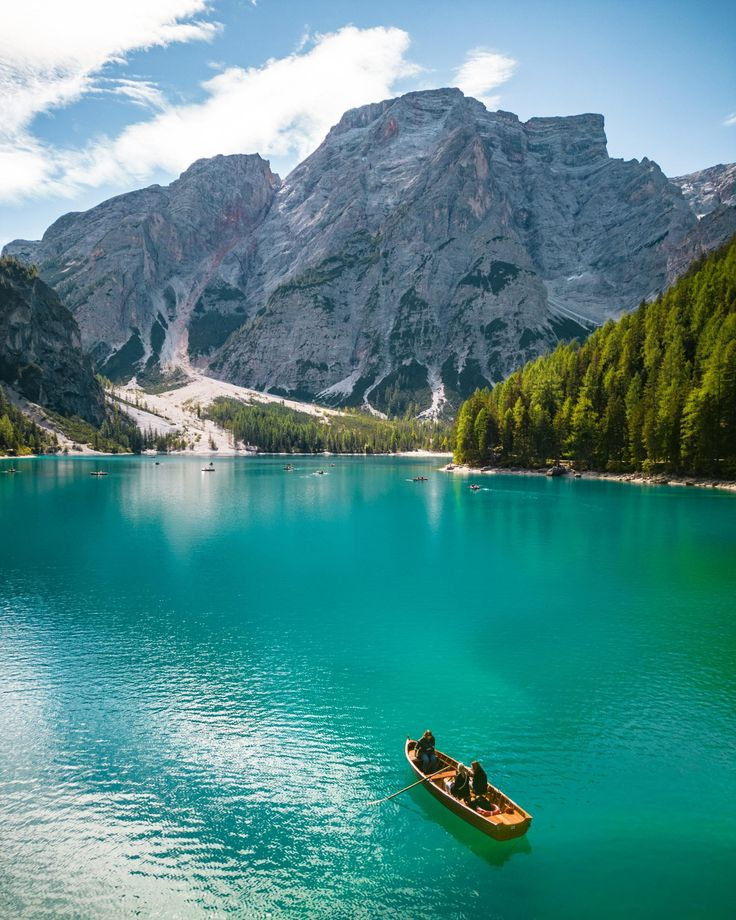
#> input picture Trash_floaters_exist_classify/no_floaters/no_floaters_0002.jpg, 736 x 920 px
$ python cropping.py
#> lines starting #> are read from the running program, lines starting #| are printed output that depends on the picture; after the words box and inside, x2 and y2 are one past the last pixel; in counts of white or black regions, pixels touching at a corner belong together
import cv2
import numpy as np
import os
import time

def get_center_water_mask(binary, center_ratio=0.4):
    """从 OTSU 二值图中提取位于图像中央的连通域作为水面掩膜"""
    h, w = binary.shape
    num_labels, labels, stats, centroids = cv2.connectedComponentsWithStats(binary, connectivity=8)

    center_x1 = int(w * (1 - center_ratio) / 2)
    center_y1 = int(h * (1 - center_ratio) / 2)
    center_x2 = w - center_x1
    center_y2 = h - center_y1

    mask = np.zeros_like(binary)
    for label in range(1, num_labels):
        cx, cy = centroids[label]
        if center_x1 < cx < center_x2 and center_y1 < cy < center_y2:
            mask[labels == label] = 255
    return mask

def process_one_image(input_path, output_path, center_ratio=0.4, kernel_size=5, max_pixel_limit=3000000):
    """
    处理单张图像
    max_pixel_limit: 如果图像总像素超过此值，先缩小到该限制内再处理
    """
    img = cv2.imread(input_path)
    if img is None:
        print(f"无法读取图像: {input_path}")
        return False

    h, w = img.shape[:2]
    total_pixels = h * w
    scale = 1.0
    if total_pixels > max_pixel_limit:
        scale = (max_pixel_limit / total_pixels) ** 0.5
        new_w = int(w * scale)
        new_h = int(h * scale)
        img = cv2.resize(img, (new_w, new_h), interpolation=cv2.INTER_AREA)
        print(f"  大图缩放: {w}x{h} -> {new_w}x{new_h} (缩放因子 {scale:.2f})")

    gray = cv2.cvtColor(img, cv2.COLOR_BGR2GRAY)
    ret, binary_otsu = cv2.threshold(gray, 0, 255, cv2.THRESH_BINARY + cv2.THRESH_OTSU)
    print(f"OTSU threshold = {ret} for {os.path.basename(input_path)}")

    water_mask = get_center_water_mask(binary_otsu, center_ratio)
    kernel = np.ones((kernel_size, kernel_size), np.uint8)
    water_mask = cv2.morphologyEx(water_mask, cv2.MORPH_CLOSE, kernel)

    if scale != 1.0:
        water_mask = cv2.resize(water_mask, (w, h), interpolation=cv2.INTER_NEAREST)
        gray = cv2.cvtColor(cv2.imread(input_path), cv2.COLOR_BGR2GRAY)

    water_gray = cv2.bitwise_and(gray, gray, mask=water_mask)
    cv2.imwrite(output_path, water_gray)
    print(f"已保存: {output_path}")
    return True

def batch_process(input_dir, output_dir, center_ratio=0.4, kernel_size=5, extensions=('.jpg', '.jpeg', '.png', '.bmp', '.tif'), timer_enabled=False):
    """
    批量处理
    timer_enabled: 是否开启计时器，统计处理数量和平均耗时
    """
    os.makedirs(output_dir, exist_ok=True)

    if timer_enabled:
        total_start = time.time()
        processed_count = 0

    for filename in os.listdir(input_dir):
        if filename.lower().endswith(extensions):
            input_path = os.path.join(input_dir, filename)
            output_path = os.path.join(output_dir, os.path.splitext(filename)[0] + "_cropping" + os.path.splitext(filename)[1])
            success = process_one_image(input_path, output_path, center_ratio, kernel_size)
#> in process_one_image, img is the input picture: shape (920, 736, 3); mean B, G, R 140.8, 140.4, 81.6
#> in process_one_image, `gray = cv2.cvtColor(img, cv2.COLOR_BGR2GRAY)`:
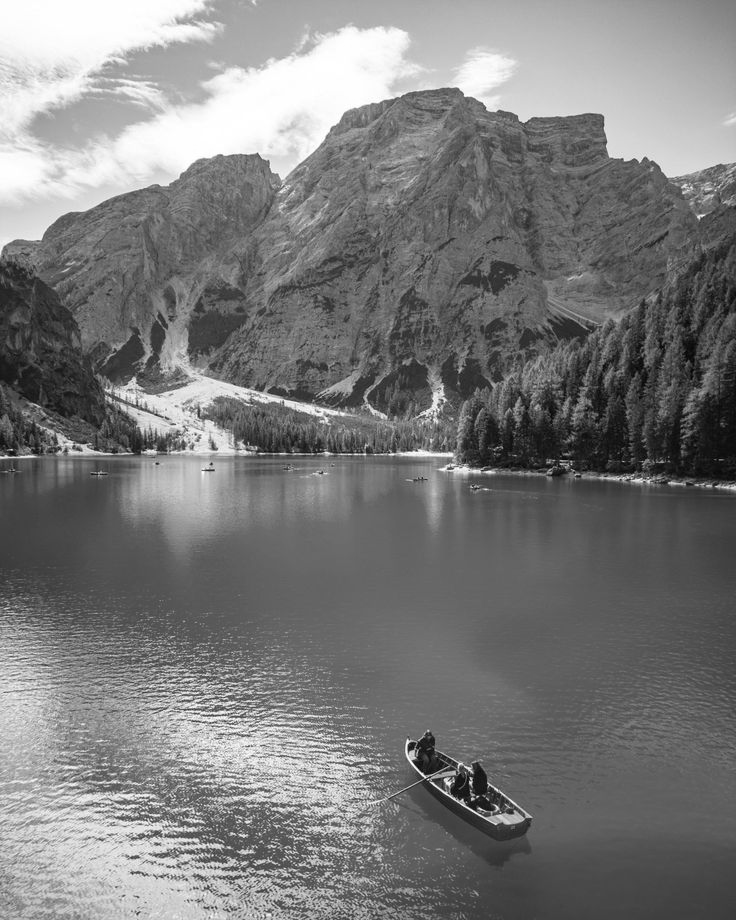
#> gray: shape (920, 736); min 2, max 255, mean 122.9
#> in process_one_image, `ret, binary_otsu = cv2.threshold(gray, 0, 255, cv2.THRESH_BINARY + cv2..`:
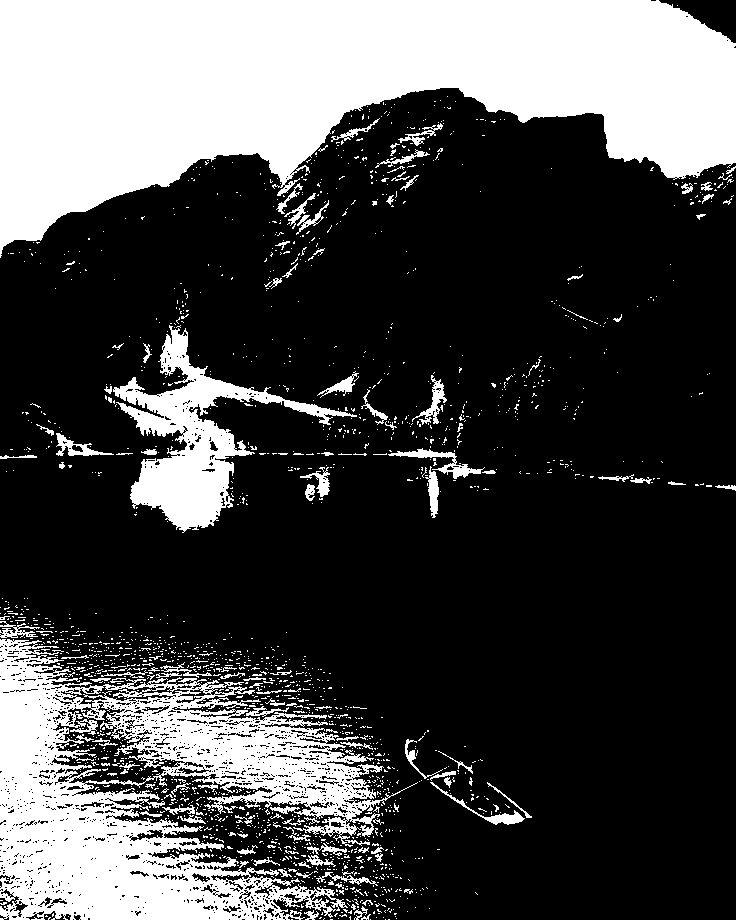
#> binary_otsu: shape (920, 736); 28.8% white; 1954 white regions (1829 under 20 px), largest, box (x1, y1, x2, y2) and area: (0, 0, 736, 258) 111732, (0, 639, 418, 920) 53986, (113, 325, 357, 533) 13143
#> in process_one_image, `ret, binary_otsu = cv2.threshold(gray, 0, 255, cv2.THRESH_BINARY + cv2..`: ret = 145
#| OTSU threshold = 145.0 for no_floaters_0002.jpg
#> in get_center_water_mask, `num_labels, labels, stats, centroids = cv2.connectedComponentsWithStat..`:
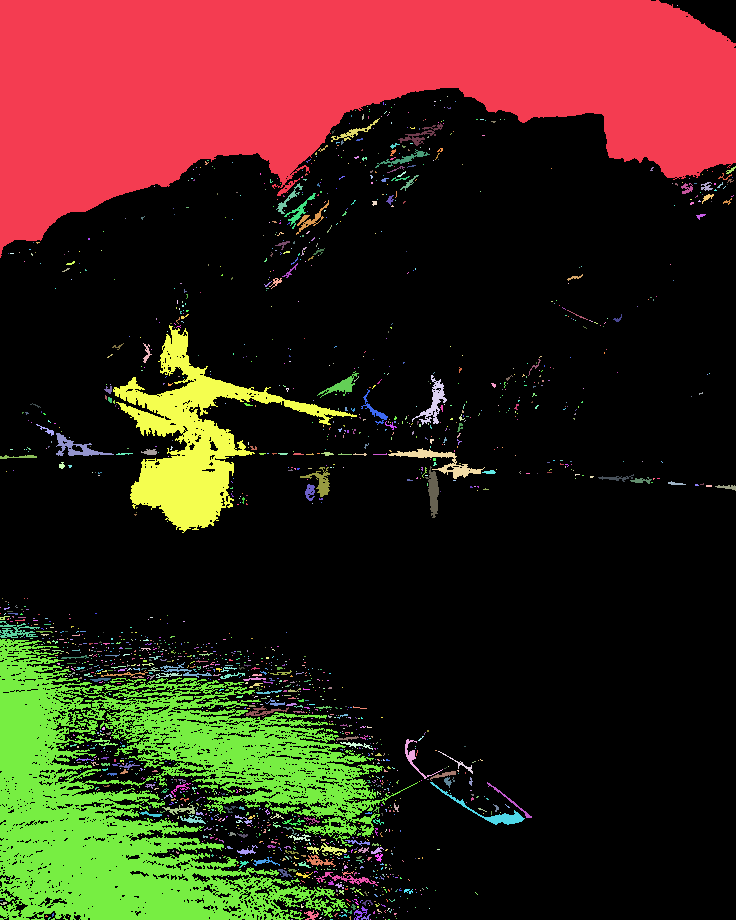
#> labels: shape (920, 736) int32; 1955 distinct labels, from 0 to 1954; one colour per label, 0 black
#> in get_center_water_mask, `num_labels, labels, stats, centroids = cv2.connectedComponentsWithStat..`: num_labels = 1955; stats = 1955 rows, first 6: [0, 0, 736, 920, 482010], [0, 0, 736, 258, 111732], [677, 5, 1, 1, 1], [447, 96, 1, 1, 1], [434, 101, 2, 1, 2], [440, 100, 1, 1, 1]; centroids = 1955 pairs, first value 0 to 732, second value 5 to 919
#> the loop in get_center_water_mask, `for label in range(1, num_labels):` made 1954 passes
#> (cx, cy) on passes 1 to 3: (328, 83.53), (677, 5), (447, 96)
#> after the loop in get_center_water_mask, `for label in range(1, num_labels):`:
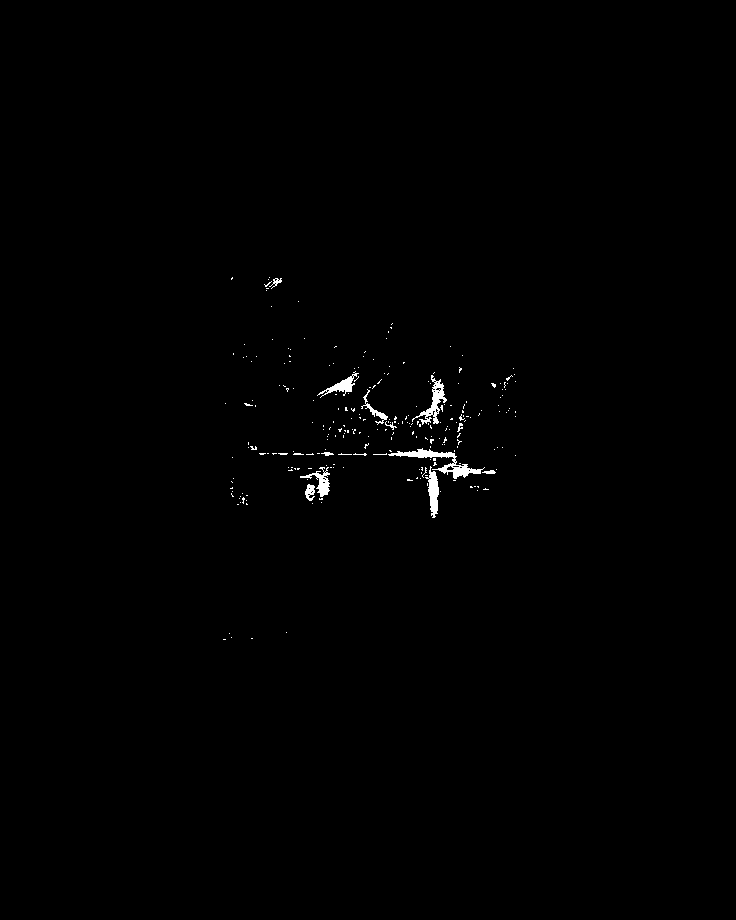
#> mask: shape (920, 736); 0.5% white; 248 white regions (236 under 20 px), largest, box (x1, y1, x2, y2) and area: (388, 448, 485, 479) 696, (412, 375, 447, 425) 466, (425, 466, 439, 518) 376
#> in process_one_image, `water_mask = cv2.morphologyEx(water_mask, cv2.MORPH_CLOSE, kernel)`:
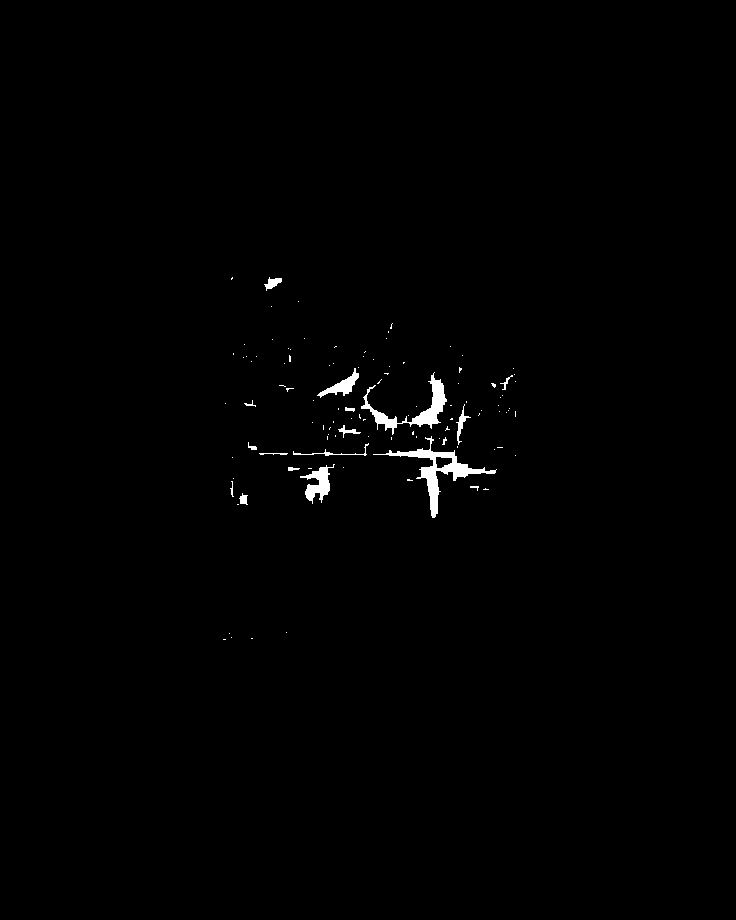
#> water_mask: shape (920, 736); 0.69% white; 107 white regions (90 under 20 px), largest, box (x1, y1, x2, y2) and area: (373, 436, 497, 518) 1497, (361, 372, 447, 435) 1154, (300, 464, 335, 504) 566
            if timer_enabled and success:
                processed_count += 1

    if timer_enabled:
        total_elapsed = time.time() - total_start
        avg_time = total_elapsed / processed_count if processed_count > 0 else 0
        print("\n========== 计时统计 ==========")
        print(f"成功处理图像数: {processed_count}")
        print(f"总耗时: {total_elapsed:.2f} 秒")
        print(f"平均每张耗时: {avg_time:.3f} 秒")
        print("==============================\n")

if __name__ == "__main__":
    class_type='no_floaters'
    INPUT_DIR = f"./Trash_floaters_exist_classify/{class_type}"
    OUTPUT_DIR = f"./after_cropping/{class_type}"
    CENTER_RATIO = 0.4
    KERNEL_SIZE = 5

    # 开启计时器：将 timer_enabled=True
    batch_process(INPUT_DIR, OUTPUT_DIR, CENTER_RATIO, KERNEL_SIZE, timer_enabled=True)
    print("批量处理完成！")
